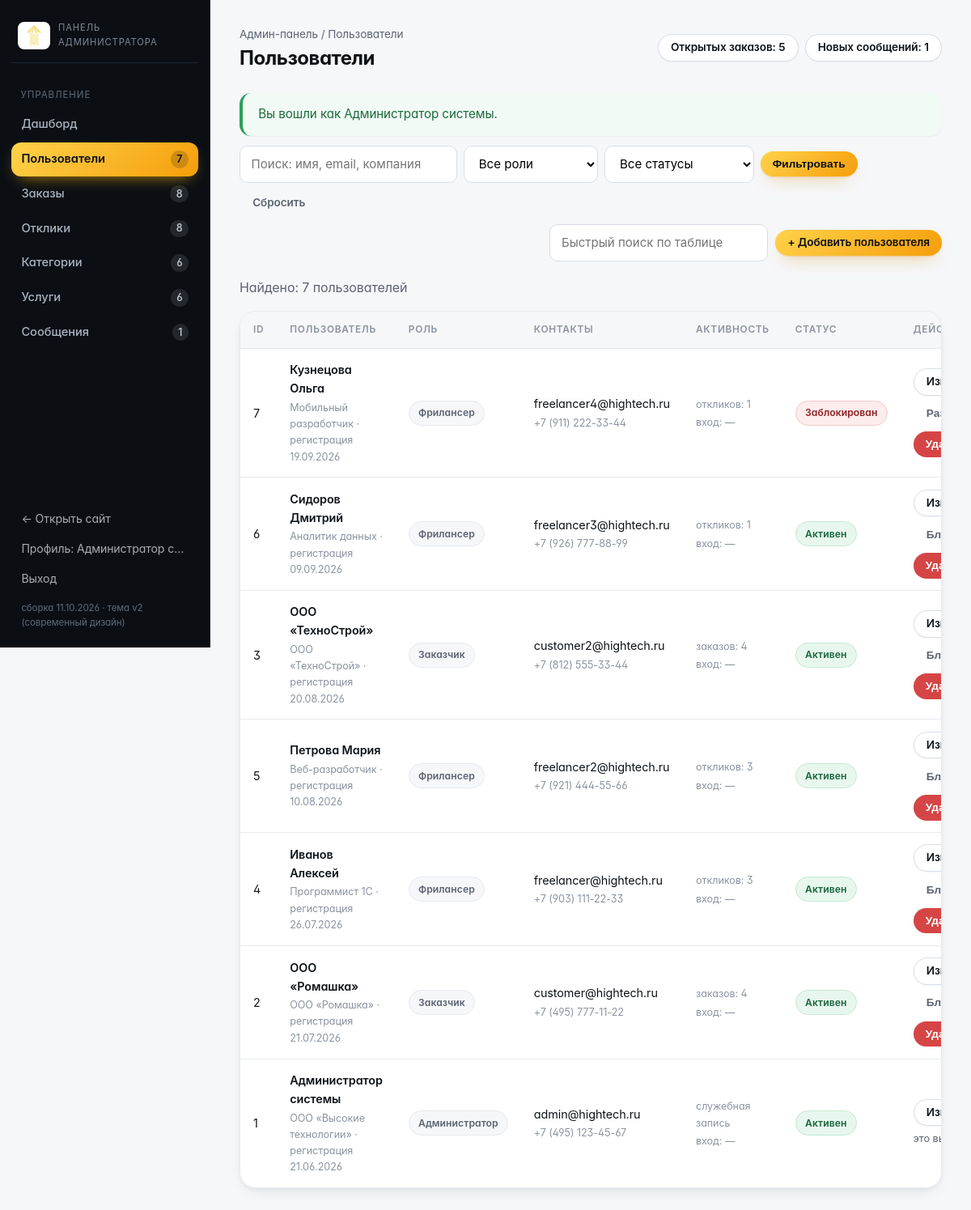
The page /admin/users.php (signed in) on the database its author committed.
### tables this page shows
CREATE TABLE `users` (
    `id`             INT UNSIGNED NOT NULL AUTO_INCREMENT,
    `role`           ENUM('customer','freelancer','admin') NOT NULL DEFAULT 'customer',
    `name`           VARCHAR(120)  NOT NULL COMMENT 'ФИО / название организации',
    `email`          VARCHAR(160)  NOT NULL,
    `password_hash`  VARCHAR(255)  NOT NULL,
    `phone`          VARCHAR(40)   DEFAULT NULL,
    `company`        VARCHAR(160)  DEFAULT NULL COMMENT 'Компания заказчика',
    `specialization` VARCHAR(160)  DEFAULT NULL COMMENT 'Специализация фрилансера',
    `skills`         VARCHAR(500)  DEFAULT NULL COMMENT 'Навыки через запятую',
    `rate`           INT UNSIGNED  DEFAULT NULL COMMENT 'Ставка, руб./час',
    `experience`     TINYINT UNSIGNED DEFAULT NULL COMMENT 'Опыт работы, лет',
    `about`          TEXT          DEFAULT NULL,
    `status`         ENUM('active','blocked') NOT NULL DEFAULT 'active',
    `created_at`     DATETIME      NOT NULL DEFAULT CURRENT_TIMESTAMP,
    `last_login`     DATETIME      DEFAULT NULL,
    PRIMARY KEY (`id`),
    UNIQUE KEY `uq_users_email` (`email`),
    KEY `idx_users_role` (`role`),
    KEY `idx_users_status` (`status`)
);

### includes/functions.php (called while the page is built, shortened)
<?php
require_once __DIR__ . '/db.php';
function e($value): string
{
    return htmlspecialchars((string) $value, ENT_QUOTES | ENT_SUBSTITUTE, 'UTF-8');
}
function flashes(): array
{
    $list = $_SESSION['flash'] ?? [];
    return $list;
}
function excerpt(?string $text, int $length = 180): string
{
    $text = trim(preg_replace('/\s+/u', ' ', (string) $text));
    return mb_substr($text, 0, $length - 1, 'UTF-8') . '…';
}
function current_user(): ?array
{
    $user = q_one(
        'SELECT * FROM users WHERE id = ? AND status = "active"',
        [(int) $_SESSION['user_id']]
    );
    return $user;
}
function require_login(): array
{
    $user = current_user();
    return $user;
}
function require_role(array $roles): array
{
    $user = require_login();
    return $user;
}
function role_label(string $role): string
{
    return [
        'customer'   => 'Заказчик',
        'freelancer' => 'Фрилансер',
        'admin'      => 'Администратор',
    ][$role] ?? $role;
}
function user_status_label(string $status): string
{
    return ['active' => 'Активен', 'blocked' => 'Заблокирован'][$status] ?? $status;
}
function format_date(?string $date): string
{
    $ts = strtotime($date);
    return $ts ? date('d.m.Y', $ts) : '—';
}
function format_datetime(?string $date): string
{
    if (!$date) {
        return '—';
    }
    $ts = strtotime($date);
    return $ts ? date('d.m.Y H:i', $ts) : '—';
}
function plural(int $n, array $forms): string
{
    $n = abs($n) % 100;
    $n1 = $n % 10;
    return $forms[2];
}
function asset(string $path): string
{
    $file = __DIR__ . '/../' . ltrim($path, '/');
    $version = is_file($file) ? filemtime($file) : time();
    return '/' . ltrim($path, '/') . '?v=' . $version;
}
function paginate(int $total, int $perPage = 9): array
{
    $perPage = max(1, $perPage);
    $pages   = max(1, (int) ceil($total / $perPage));
    $current = max(1, min($pages, (int) ($_GET['page'] ?? 1)));
    return [
        'total'    => $total,
        'per_page' => $perPage,
        'pages'    => $pages,
        'current'  => $current,
        'offset'   => ($current - 1) * $perPage,
    ];
}

### includes/db.php (called while the page is built, shortened)
<?php
function db(): PDO
{
    static $pdo = null;
    if ($pdo instanceof PDO) {
        return $pdo;
    }
    $config = require __DIR__ . '/../config/config.php';
    $dsn = sprintf(
        'mysql:host=%s;dbname=%s;charset=%s',
        $config['host'],
        $config['dbname'],
        $config['charset']
    );
    try {
        $pdo = new PDO($dsn, $config['user'], $config['password'], [
            PDO::ATTR_ERRMODE            => PDO::ERRMODE_EXCEPTION,
            PDO::ATTR_DEFAULT_FETCH_MODE => PDO::FETCH_ASSOC,
            PDO::ATTR_EMULATE_PREPARES   => false,
        ]);
    } catch (PDOException $e) {
        http_response_code(500);
        echo '<h1>Ошибка подключения к базе данных</h1>';
        echo '<p>Проверьте параметры соединения в файле <b>config/config.php</b> '
            . 'и убедитесь, что база данных импортирована из <b>sql/database.sql</b>.</p>';
        echo '<p style="color:#999">Техническая информация: ' . htmlspecialchars($e->getMessage()) . '</p>';
        exit;
    }
    return $pdo;
}
function q(string $sql, array $params = []): PDOStatement
{
    $stmt = db()->prepare($sql);
    $stmt->execute($params);
    return $stmt;
}
function q_one(string $sql, array $params = []): ?array
{
    $row = q($sql, $params)->fetch();
    return $row === false ? null : $row;
}
function q_all(string $sql, array $params = []): array
{
    return q($sql, $params)->fetchAll();
}
function q_val(string $sql, array $params = [], $default = null)
{
    $row = q($sql, $params)->fetch(PDO::FETCH_NUM);
    return $row === false ? $default : $row[0];
}

### admin/users.php (the view, shortened to what this page needs)
<?php
$pageTitle  = 'Пользователи';
$adminNav   = 'users';
$breadcrumb = 'Пользователи';
require __DIR__ . '/_header.php';
$search = trim((string) ($_GET['q'] ?? ''));
$where  = ['1 = 1'];
$params = [];
$condition = 'WHERE ' . implode(' AND ', $where);
$total     = (int) q_val("SELECT COUNT(*) FROM users $condition", $params);
$page      = paginate($total, 20);
$users = q_all(
    "SELECT u.*,
            (SELECT COUNT(*) FROM orders o WHERE o.customer_id = u.id) AS orders_count,
            (SELECT COUNT(*) FROM responses r WHERE r.freelancer_id = u.id) AS responses_count
       FROM users u
       $condition
       ORDER BY u.created_at DESC
       LIMIT {$page['per_page']} OFFSET {$page['offset']}",
    $params
);
?>
<div class="toolbar">
    <form method="get" action="/admin/users.php">
        <input type="search" name="q" value="<?= e($search) ?>" placeholder="Поиск: имя, email, компания">
        <select name="role">
            <option value="">Все роли</option>
        </select>
        <select name="status">
            <option value="">Все статусы</option>
        </select>
        <button class="btn btn-sm btn-primary" type="submit">Фильтровать</button>
        <a class="btn btn-sm btn-ghost" href="/admin/users.php">Сбросить</a>
    </form>
    <input type="search" data-table-filter="#usersTable" placeholder="Быстрый поиск по таблице" style="margin-left:auto">
    <a class="btn btn-sm btn-primary" href="/admin/user-form.php">+ Добавить пользователя</a>
</div>
<p class="text-muted mb-2">Найдено: <?= (int) $total ?> <?= e(plural($total, ['пользователь', 'пользователя', 'пользователей'])) ?></p>
<div class="table-wrap">
    <table class="data-table" id="usersTable">
        <thead>
            <tr>
                <th>ID</th>
                <th>Пользователь</th>
                <th>Роль</th>
                <th>Контакты</th>
                <th>Активность</th>
                <th>Статус</th>
                <th>Действия</th>
            </tr>
        </thead>
        <tbody>
        <?php foreach ($users as $row): ?>
            <tr>
                <td><?= (int) $row['id'] ?></td>
                <td>
                    <div class="cell-main"><?= e($row['name']) ?></div>
                    <div class="cell-sub">
                        <?= e($row['company'] ?: ($row['specialization'] ?: '—')) ?>
                        · регистрация <?= e(format_date($row['created_at'])) ?>
                    </div>
                </td>
                <td><span class="badge badge-muted"><?= e(role_label($row['role'])) ?></span></td>
                <td>
                    <div><?= e($row['email']) ?></div>
                    <div class="cell-sub"><?= e($row['phone'] ?: 'телефон не указан') ?></div>
                </td>
                <td>
                    <?php if ($row['role'] === 'customer'): ?>
                        <div class="cell-sub">заказов: <?= (int) $row['orders_count'] ?></div>
                    <?php elseif ($row['role'] === 'freelancer'): ?>
                        <div class="cell-sub">откликов: <?= (int) $row['responses_count'] ?></div>
                    <?php else: ?>
                        <div class="cell-sub">служебная запись</div>
                    <?php endif; ?>
                    <div class="cell-sub">вход: <?= e(format_datetime($row['last_login'])) ?></div>
                </td>
                <td>
                    <span class="badge badge-<?= $row['status'] === 'active' ? 'success' : 'danger' ?>">
                        <?= e(user_status_label($row['status'])) ?>
                    </span>
                </td>
                <td>
                    <div class="actions">
                        <a class="btn btn-sm btn-outline" href="/admin/user-form.php?id=<?= (int) $row['id'] ?>">Изменить</a>
                        <?php if ((int) $row['id'] !== (int) $admin['id']): ?>
                            <form method="post" action="/admin/users.php">
                                <?php if ($row['status'] === 'active'): ?>
                                    <button class="btn btn-sm btn-ghost" data-confirm="Заблокировать пользователя?">Блокировать</button>
                                <?php else: ?>
                                    <button class="btn btn-sm btn-ghost">Разблокировать</button>
                                <?php endif; ?>
                            </form>
                            <form method="post" action="/admin/users.php">
                                <button class="btn btn-sm btn-danger" data-confirm="Удалить пользователя вместе с его заказами и откликами?">Удалить</button>
                            </form>
                        <?php else: ?>
                            <span class="text-muted" style="font-size:.8rem">это вы</span>
                        <?php endif; ?>
                    </div>
                </td>
            </tr>
        <?php endforeach; ?>
        </tbody>
    </table>
</div>
<?php require __DIR__ . '/_footer.php'; ?>

### admin/_header.php (shortened to what this page needs)
<?php
require_once __DIR__ . '/../includes/functions.php';
$admin = require_role(['admin']);
$pageTitle  = $pageTitle ?? 'Админ-панель';
$adminNav   = $adminNav ?? 'dashboard';
$breadcrumb = $breadcrumb ?? 'Админ-панель';
$counters = [
    'users'      => (int) q_val('SELECT COUNT(*) FROM users'),
    'orders'     => (int) q_val('SELECT COUNT(*) FROM orders'),
    'open'       => (int) q_val('SELECT COUNT(*) FROM orders WHERE status = "open"'),
    'responses'  => (int) q_val('SELECT COUNT(*) FROM responses'),
    'pending'    => (int) q_val('SELECT COUNT(*) FROM responses WHERE status = "pending"'),
    'categories' => (int) q_val('SELECT COUNT(*) FROM categories'),
    'services'   => (int) q_val('SELECT COUNT(*) FROM services'),
    'messages'   => (int) q_val('SELECT COUNT(*) FROM messages WHERE status = "new"'),
];
$menu = [
    'dashboard'  => ['url' => '/admin/index.php',      'label' => 'Дашборд',        'count' => null],
    'users'      => ['url' => '/admin/users.php',      'label' => 'Пользователи',   'count' => $counters['users']],
    'orders'     => ['url' => '/admin/orders.php',     'label' => 'Заказы',         'count' => $counters['orders']],
    'responses'  => ['url' => '/admin/responses.php',  'label' => 'Отклики',        'count' => $counters['responses']],
    'categories' => ['url' => '/admin/categories.php', 'label' => 'Категории',      'count' => $counters['categories']],
    'services'   => ['url' => '/admin/services.php',   'label' => 'Услуги',         'count' => $counters['services']],
    'messages'   => ['url' => '/admin/messages.php',   'label' => 'Сообщения',      'count' => $counters['messages']],
];
?>
<!DOCTYPE html>
<html lang="ru">
<head>
    <link rel="stylesheet" href="<?= asset('assets/css/base.css') ?>">
    <link rel="stylesheet" href="<?= asset('assets/css/app.css') ?>">
    <link rel="stylesheet" href="<?= asset('assets/css/theme.css') ?>">
</head>
<body class="admin-body">
<div class="admin-layout">
    <aside class="admin-sidebar">
        <div class="admin-logo">
            <img src="/assets/img/logo.png" alt="Высокие технологии">
            <span>Панель администратора</span>
        </div>
        <nav class="admin-nav">
            <div class="admin-nav-title">Управление</div>
            <?php foreach ($menu as $key => $item): ?>
                <a href="<?= e($item['url']) ?>" class="<?= $adminNav === $key ? 'active' : '' ?>">
                    <span><?= e($item['label']) ?></span>
                    <?php if ($item['count'] !== null): ?>
                        <span class="count"><?= (int) $item['count'] ?></span>
                    <?php endif; ?>
                </a>
            <?php endforeach; ?>
        </nav>
        <div class="admin-sidebar-foot">
            <a href="/index.php" target="_blank">← Открыть сайт</a>
            <a href="/profile.php">Профиль: <?= e(excerpt($admin['name'], 16)) ?></a>
            <a href="/logout.php">Выход</a>
            <span style="display:block;padding:.5rem .75rem 0;font-size:.72rem;color:#5F6A77">сборка <?= APP_BUILD ?></span>
        </div>
    </aside>
    <div class="admin-content">
        <div class="admin-topbar">
            <div>
                <div class="breadcrumb">Админ-панель / <?= e($breadcrumb) ?></div>
                <h1><?= e($pageTitle) ?></h1>
            </div>
            <div class="d-flex gap-1 flex-wrap">
                <?php if ($counters['open'] > 0): ?>
                    <a class="btn btn-sm btn-outline" href="/admin/orders.php?status=open">Открытых заказов: <?= $counters['open'] ?></a>
                <?php endif; ?>
                <?php if ($counters['messages'] > 0): ?>
                    <a class="btn btn-sm btn-outline" href="/admin/messages.php?status=new">Новых сообщений: <?= $counters['messages'] ?></a>
                <?php endif; ?>
            </div>
        </div>
        <?php foreach (flashes() as $flash): ?>
            <div class="alert alert-<?= e($flash['type']) ?>"><?= e($flash['message']) ?></div>
        <?php endforeach; ?>

### assets/css/base.css (style rules this page uses)
:root { --primary-yellow: #FFD700; --primary-orange: #FFA500; --accent-orange: #FF8C00; --text-dark: #1A1A1A; --text-light: #666666; --background-white: #FFFFFF; --background-light: #FAFAFA; --border-light: #E5E5E5; --shadow: 0 2px 20px rgba(0, 0, 0, 0.08); --shadow-hover: 0 8px 30px rgba(0, 0, 0, 0.12); }
* { margin: 0; padding: 0; box-sizing: border-box; }
body { font-family: 'Inter', -apple-system, BlinkMacSystemFont, sans-serif; line-height: 1.6; color: var(--text-dark); background-color: var(--background-white); font-weight: 400; }
.btn { padding: 0.875rem 2rem; border: none; border-radius: 8px; cursor: pointer; text-decoration: none; display: inline-flex; align-items: center; justify-content: center; transition: all 0.3s ease; font-size: 1rem; font-weight: 600; position: relative; overflow: hidden; }
.btn::before { content: ''; position: absolute; top: 0; left: -100%; width: 100%; height: 100%; background: linear-gradient(90deg, transparent, rgba(255,255,255,0.2), transparent); transition: left 0.5s; }
.btn-primary { background: linear-gradient(135deg, var(--primary-yellow), var(--primary-orange)); color: var(--text-dark); box-shadow: var(--shadow); }
.btn-outline { background: transparent; color: var(--text-dark); border: 2px solid var(--primary-orange); padding: 0.75rem 1.5rem; border-radius: 8px; font-weight: 600; cursor: pointer; transition: all 0.3s ease; width: 100%; }

### rows shown on the page
users: name "Администратор с…", id "1", name "Администратор системы", company "ООО «Высокие технологии»", created_at "21.06.2026", role "Администратор", email "admin@hightech.ru", phone "+7 (495) 123-45-67", shows "служебная запись", last_login "—", status "Активен", shows "это…"
users: id "7", name "Кузнецова Ольга", specialization "Мобильный разработчик", created_at "19.09.2026", role "Фрилансер", email "freelancer4@hightech.ru", phone "+7 (911) 222-33-44", responses_count "1", last_login "—", status "Заблокирован", shows "Разблокировать"
users: id "6", name "Сидоров Дмитрий", specialization "Аналитик данных", created_at "09.09.2026", role "Фрилансер", email "freelancer3@hightech.ru", phone "+7 (926) 777-88-99", responses_count "1", last_login "—", status "Активен", shows "Блокировать"
users: id "3", name "ООО «ТехноСтрой»", company "ООО «ТехноСтрой»", created_at "20.08.2026", role "Заказчик", email "customer2@hightech.ru", phone "+7 (812) 555-33-44", orders_count "4", last_login "—", status "Активен", shows "Блокировать"
users: id "5", name "Петрова Мария", specialization "Веб-разработчик", created_at "10.08.2026", role "Фрилансер", email "freelancer2@hightech.ru", phone "+7 (921) 444-55-66", responses_count "3", last_login "—", status "Активен", shows "Блокировать"
users: id "4", name "Иванов Алексей", specialization "Программист 1С", created_at "26.07.2026", role "Фрилансер", email "freelancer@hightech.ru", phone "+7 (903) 111-22-33", responses_count "3", last_login "—", status "Активен", shows "Блокировать"
users: id "2", name "ООО «Ромашка»", company "ООО «Ромашка»", created_at "21.07.2026", role "Заказчик", email "customer@hightech.ru", phone "+7 (495) 777-11-22", orders_count "4", last_login "—", status "Активен", shows "Блокировать"

### other values the page prints
$item['label'] "Дашборд"
$item['label'] "Пользователи"
$item['count'] "7"
$item['label'] "Заказы"
$item['count'] "8"
$item['label'] "Отклики"
$item['label'] "Категории"
$item['count'] "6"
$item['label'] "Услуги"
$item['label'] "Сообщения"
$item['count'] "1"
APP_BUILD "11.10.2026 · тема v2 (современный дизайн)"
$breadcrumb "Пользователи"
$pageTitle "Пользователи"
$counters['open'] "5"
